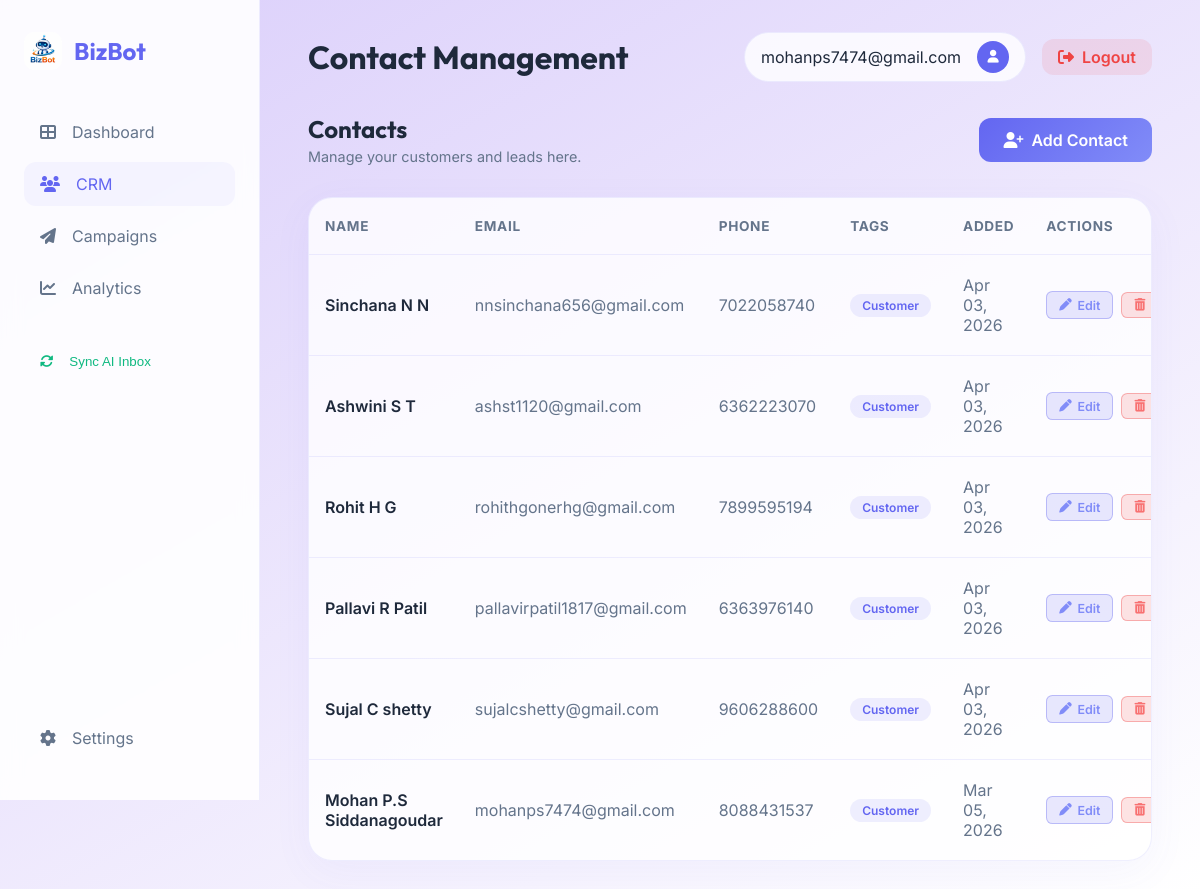
The app's page /crm/ (signed in), older data.
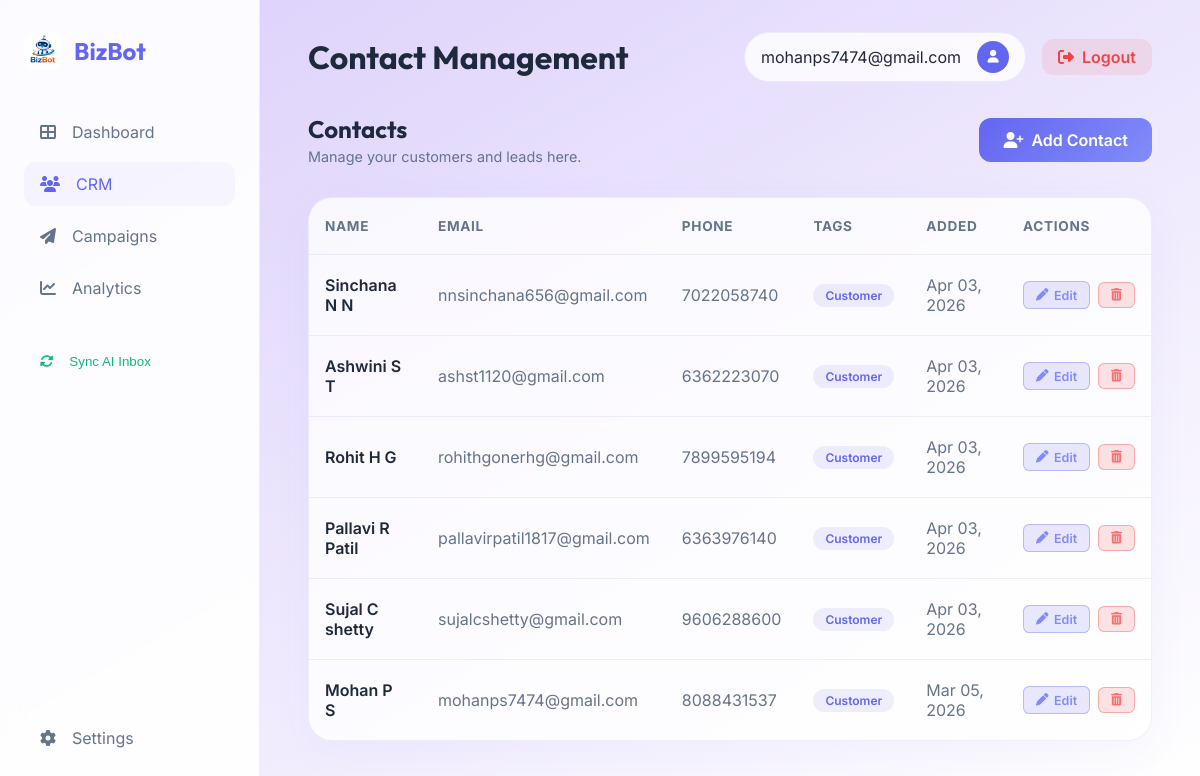
The same page, newer data.
### crm/models.py (models this page shows)
class Contact(models.Model):
    first_name = models.CharField(max_length=100)
    last_name = models.CharField(max_length=100)
    email = models.EmailField(unique=True)
    phone_number = models.CharField(max_length=20, blank=True, null=True)
    tags = models.ManyToManyField(Tag, blank=True)
    created_at = models.DateTimeField(auto_now_add=True)
    updated_at = models.DateTimeField(auto_now=True)
    def __str__(self):
        return f"{self.first_name} {self.last_name}"

### crm/views.py (the view)
# urls.py: path('', views.contact_list, name='contact_list'),
@login_required
def contact_list(request):
    contacts = Contact.objects.all().order_by('-created_at')
    return render(request, 'crm/contact_list.html', {'contacts': contacts})

### templates/crm/contact_list.html (shortened to what this page needs)
{% extends 'base.html' %}
{% block page_title %}Contact Management{% endblock %}
{% block content %}
<div class="fade-in">
    <div style="display: flex; justify-content: space-between; align-items: center; margin-bottom: 2rem;">
        <div>
            <h2 style="margin-bottom: 0.25rem;">Contacts</h2>
            <p style="color: var(--text-dim); font-size: 0.9rem;">Manage your customers and leads here.</p>
        </div>
        <a href="{% url 'contact_create' %}" class="btn btn-primary">
            <i class="fas fa-user-plus"></i> Add Contact
        </a>
    </div>
    <div class="glass-card" style="padding: 0; overflow: hidden;">
        <table>
            <thead>
                <tr>
                    <th>NAME</th>
                    <th>EMAIL</th>
                    <th>PHONE</th>
                    <th>TAGS</th>
                    <th>ADDED</th>
                    <th>ACTIONS</th>
                </tr>
            </thead>
            <tbody id="contactTableBody">
                {% for contact in contacts %}
                <tr data-id="{{ contact.pk }}">
                    <td style="font-weight: 600;">{{ contact }}</td>
                    <td style="color: var(--text-dim);">{{ contact.email }}</td>
                    <td style="color: var(--text-dim);">{{ contact.phone_number }}</td>
                    <td>
                        {% for tag in contact.tags.all %}
                        <span class="badge">{{ tag.name }}</span>
                        {% endfor %}
                    </td>
                    <td style="color: var(--text-dim);">{{ contact.created_at|date:"M d, Y" }}</td>
                    <td>
                        <div class="action-cell">
                            <a href="{% url 'contact_edit' contact.pk %}" class="btn-edit">
                                <i class="fas fa-pen"></i> Edit
                            </a>
                            <button class="btn-danger" data-pk="{{ contact.pk }}" data-name="{{ contact|escapejs }}"
                                onclick="openDeleteModal(this.dataset.pk, this.dataset.name)">
                                <i class="fas fa-trash-alt"></i>
                            </button>
                        </div>
                    </td>
                </tr>
                {% endfor %}
            </tbody>
        </table>
    </div>
</div>
{% endblock %}

Row changes from the older to the newer data that the page shows:
changed Contact "mohanps7474@gmail.com": first_name+last_name "Mohan P.S Siddanagoudar" → "Mohan P S"
